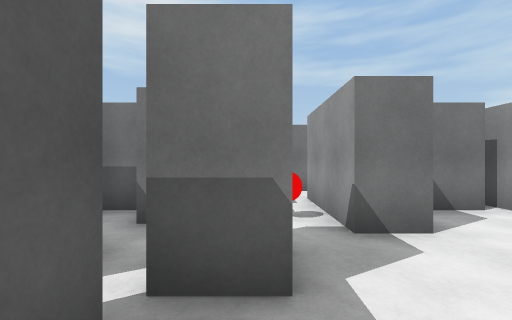
view 1 (above)

17 first-person views from a walk through a scene from a Unity 3-D project. The camera is 1.4 m above the floor, looks level and sees 90° across. The floor is counted in squares, 1.5 m on a side. Each view is taken from the middle of a square. On the plan, view 1 faces up. The plan holds only what a view shows up to about 11 squares ahead; the rest is blank. The player is left out.

view 2
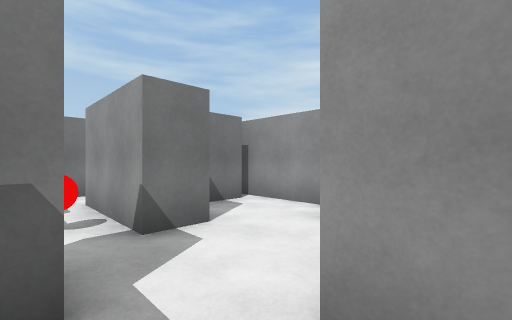

view 3
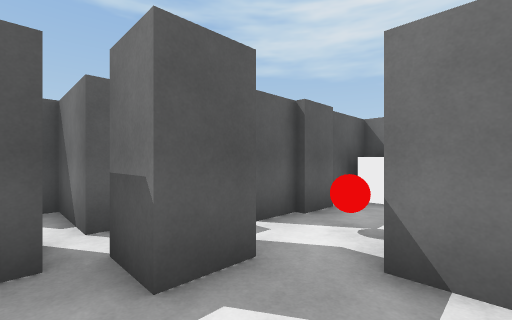

view 4
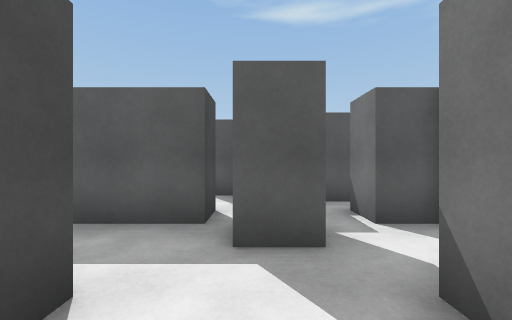

view 5
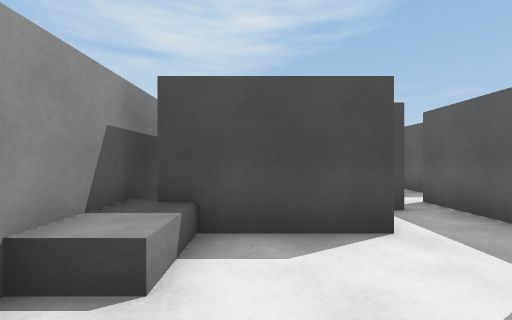

view 6
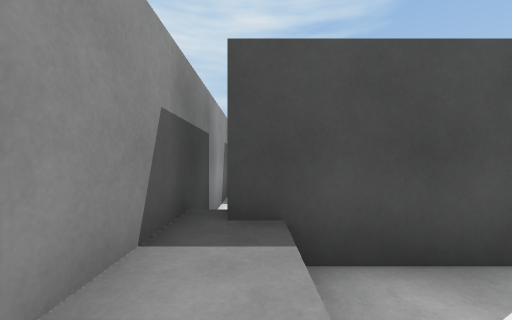

view 7
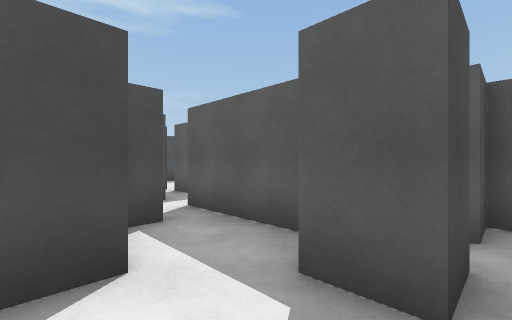

view 8
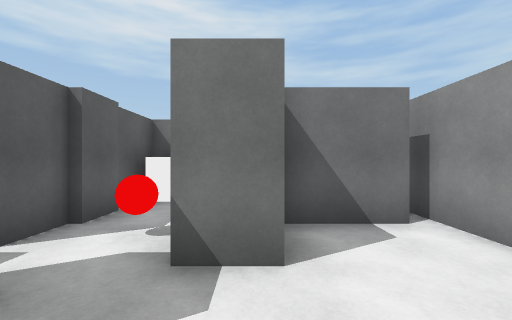

view 9
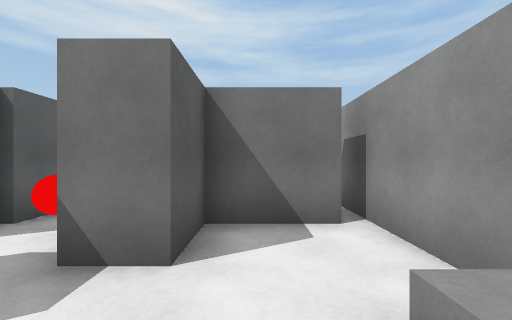

view 10
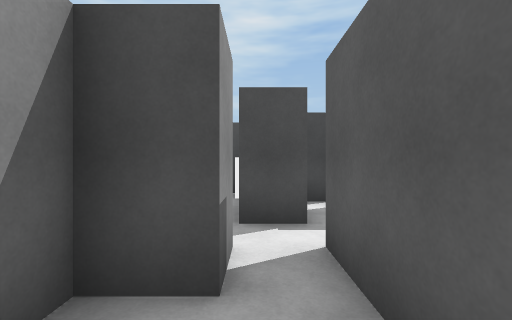

view 11
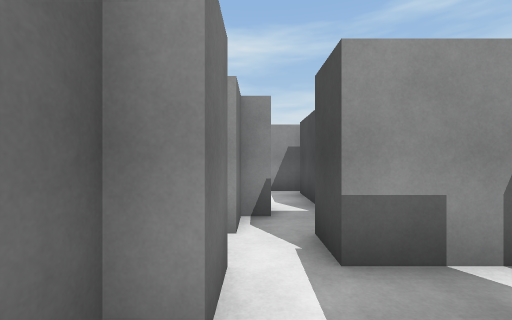

view 12
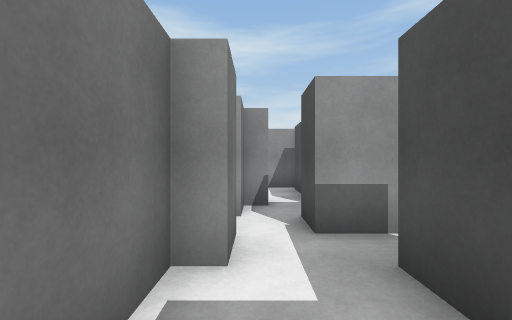

view 13
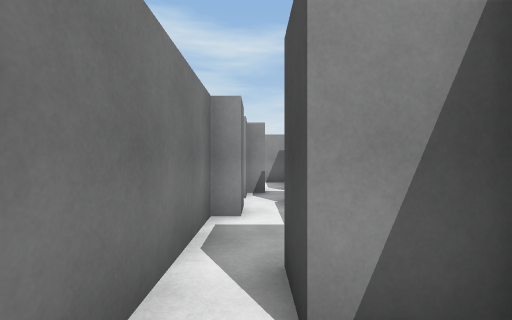

view 14
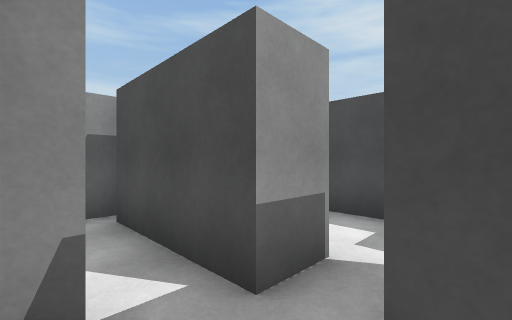

view 15
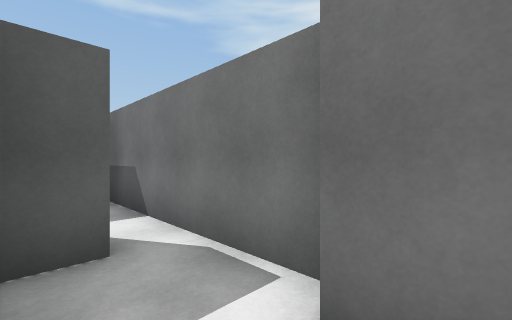

view 16
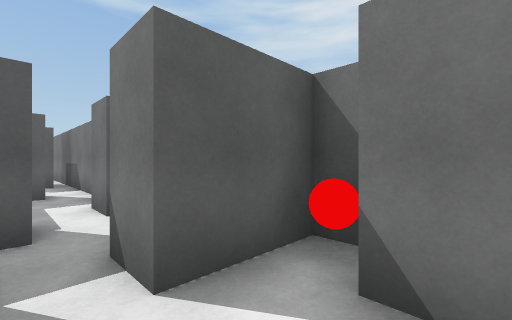

view 17
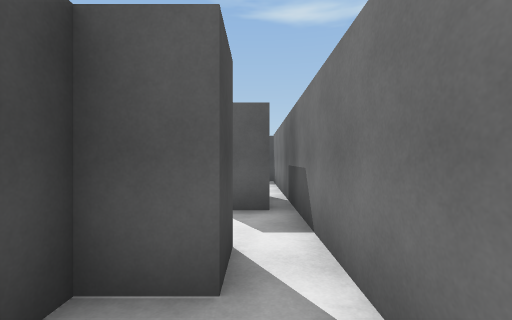

### Floor plan
Points are (right, up) in squares from view 1. A wall is a line through its corners. A room is listed if a view was taken in it or the views show most of it. See-through windows are left out.
Room 1 (views 1, 2, 3, 4, 5, 6, 7, 8, 9, 10)
walls: (-0.8, 2.8) (0.2, 2.8) (0.2, 1.8) (-0.8, 1.8); (-0.8, 4.8) (-0.8, 3.8) (-1.8, 3.8); (-0.5, 5.8) (-0.5, 4.8); (-1.8, 1.3) (-0.8, 1.3) (-0.8, -1.7); (-2.1, 4.7) (-2.9, 4.7); (4.4, 4.7) (2.3, 4.7) (2.3, 3.3) (1.3, 3.3) (1.3, 6.2); (-2.8, 4.1) (-2.8, 2.8) (-1.8, 2.8) (-1.8, 1.8); (1.6, 7.7) (-0.8, 7.7) (-0.8, 6.1); (4.7, 0) (4.7, 6.2); (0.2, -1.7) (0.2, -0.7) (1.3, -0.7) (1.3, 0.8) (4.2, 0.8)
low walls: (3.7, 0.8) (3.7, 2.3) (4.8, 2.3)
ways out: opening at (0, -1) to room 4
objects: other object (0, 7); other object (1, 4)
Room 2 (views 11, 12, 15, 17)
walls: (-1.8, -1.7) (-1.8, -1.2) (-4.5, -1.2); (-1.8, -4.7) (-1.1, -4.7); (-0.7, -4.2) (-0.7, -2.8); (-4.7, -2.3) (-3.7, -2.3) (-3.7, -3.3) (-1.8, -3.3) (-1.8, -4.2)
ways out: opening at (-4, -2) to room 3; opening at (-1, -2) to room 4
Room 3 (view 13)
walls: (-4.7, -3.2) (-4.7, -2.3); (-6.7, -1.6) (-6.7, -2.5); (-4.5, -1.2) (-7.9, -1.2)
ways out: opening at (-4, -2) to room 2
Room 4 (view 14)
walls: (-0.8, -1.7) (-1.8, -1.7); (-0.7, -2.8) (0.2, -2.8); (1.3, -2.2) (1.3, -1.7) (0.2, -1.7)
ways out: opening at (0, -1) to room 1; opening at (-1, -2) to room 2; opening at (2, -3) to room 5; opening at (1, -4)
Room 5 (view 16)
walls: (4, -1.2) (3.2, -1.2); (2.9, -0.2) (2.3, -0.2) (2.3, -2.2) (1.3, -2.2); (1.3, -3.3) (4.2, -3.3); (4.7, -3.5) (4.7, 0)
ways out: opening at (2, -3) to room 4
objects: other object (3, -1)

Positions as (right, up) in squares from view 1, and headings:
1: (0, 0), facing up
2: (0, 0), facing up-right
3: (2, 1), facing up-left
4: (3, 2), facing left
5: (3, 4), facing down
6: (4, 3), facing down
7: (2, 3), facing down-left
8: (2, 1), facing up
9: (3, 1), facing up
10: (0, 1), facing down
11: (-3, -2), facing right
12: (-4, -2), facing right
13: (-6, -2), facing right
14: (0, -2), facing down-right
15: (-1, -3), facing up-left
16: (4, -3), facing up-left
17: (-2, -2), facing left
